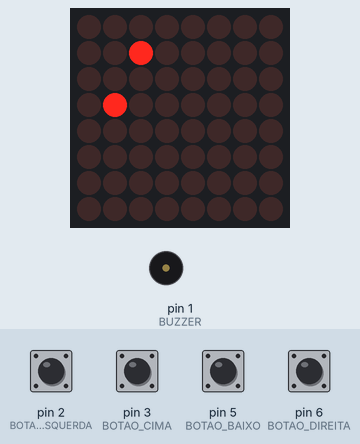
A program run on a simulated Arduino Uno, built with avr-gcc and run on an emulated ATmega328P. On the bench: 8×8 LED matrix, buzzer (waves = sounding, pin HIGH). The test bench sets the inputs (shaded band); at power-on: pin 2 (BOTAO_ESQUERDA), pin 3 (BOTAO_CIMA), pin 5 (BOTAO_BAIXO), pin 6 (BOTAO_DIREITA) HIGH. Random numbers use the default seed unless the program sets one.

Above: at 1.2 s.
1.3 s: pin 3 (BOTAO_CIMA) pulled LOW for 0.15 s
At 1.62 s:
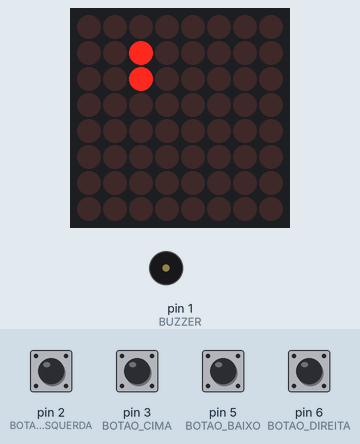
2.0 s: pin 2 (BOTAO_ESQUERDA) pulled LOW for 0.15 s
At 2.12 s:
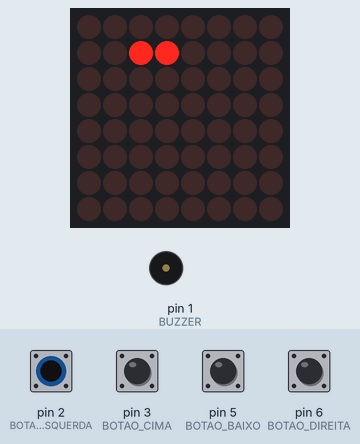
2.7 s: pin 5 (BOTAO_BAIXO) pulled LOW for 0.15 s
At 2.87 s:
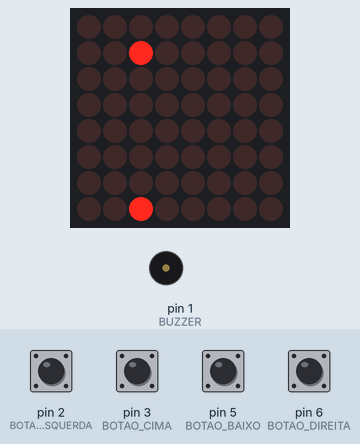
3.4 s: pin 6 (BOTAO_DIREITA) pulled LOW for 0.15 s
At 3.62 s:
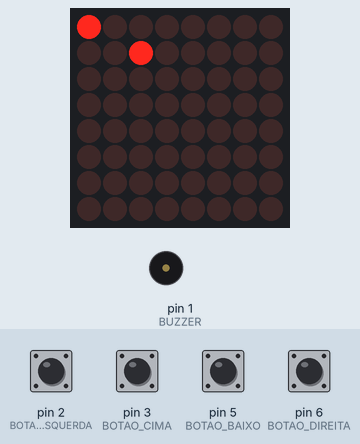
4.1 s: pin 3 (BOTAO_CIMA) pulled LOW for 1 s
At 4.37 s:
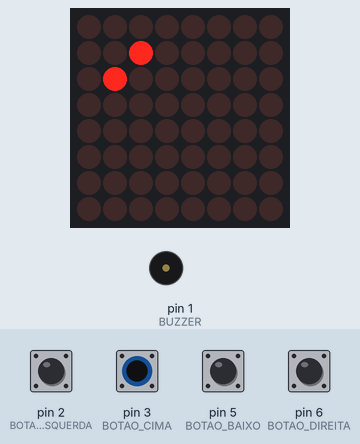
5.7 s: pin 2 (BOTAO_ESQUERDA) pulled LOW for 1 s
At 5.87 s:
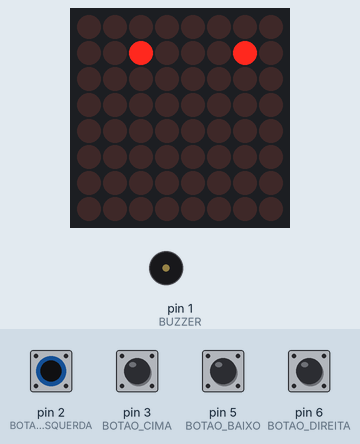
Timing chart, 0 to 8.3 s (numbered marks = the images above; inputs shaded):
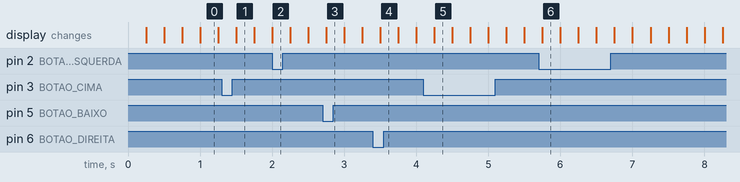

The program:

main.cpp
```cpp
#include <Arduino.h>
#include <LedControl.h>

/*
    Código fonte de: Giovani Frigo e Jackson Renato
    Técnico em Informática 2015
*/

//#define MATRIX_VCC 13
//#define MATRIX_GND 12
#define MATRIX_DIN 7
#define MATRIX_CS 8
#define MATRIX_CLK 9
#define MATRIX_QUANT 1
#define TAMANHO_X 8
#define TAMANHO_Y 8
#define BOTAO_CIMA 3
#define BOTAO_BAIXO 5
#define BOTAO_ESQUERDA 2
#define BOTAO_DIREITA 6
#define BUZZER 1
#define VELOCIDADE 250L
#define FIM_JOGO_PISCADAS 6
#define TEMPO_DESATIVAR_BUZZER 20

struct PosicaoCorpo {
    bool aceso;
    byte posX;
    byte posY;
};

struct PosicaoComida {
    bool aceso;
    byte posX;
    byte posY;
};

enum DirecaoMovimento {
    ESQUERDA,
    CIMA,
    DIREITA,
    BAIXO
};

//Controle do mundo
PosicaoCorpo posicoesSnake[TAMANHO_X * TAMANHO_Y];
byte tamanhoCorpo = 0;
PosicaoComida posicaoComida;
DirecaoMovimento direcaoMovimentoAtual;
DirecaoMovimento direcaoMovimentoAlterar;

bool fimJogo = false;
bool fimJogoAceso = true;
int piscadasFimJogo = 0;

//Controle botões e velocidade
unsigned long ultimoPasso = 0;
unsigned long tempoBuzzerAtivado = 0;
bool botaoBaixo = false;
bool botaoCima = false;
bool botaoEsquerda = false;
bool botaoDireita = false;
bool buzzerAtivo = true;

//Controle led
LedControl ledControl(MATRIX_DIN, MATRIX_CLK, MATRIX_CS, MATRIX_QUANT);

void gerarComida() {
    byte x, y;
    bool encontrado;

    do {
        encontrado = false;

        x = random(0, TAMANHO_X);
        y = random(0, TAMANHO_Y);

        for (int i = 0; i < tamanhoCorpo; i++) {
            if (posicoesSnake[i].posX == x && posicoesSnake[i].posY == y) {
                encontrado = true;
            }
        }
    } while (encontrado);

    posicaoComida.posX = x;
    posicaoComida.posY = y;
    posicaoComida.aceso = true;
}

void ativarBuzzer() {
    digitalWrite(BUZZER, HIGH);
    buzzerAtivo = true;

    tempoBuzzerAtivado = millis();
}

void reset() {
    ledControl.shutdown(0, false);
    ledControl.setIntensity(0, 3);
    ledControl.clearDisplay(0);

    tamanhoCorpo = 0;
    fimJogo = false;
    fimJogoAceso = true;
    piscadasFimJogo = 0;

    posicoesSnake[tamanhoCorpo].posX = random(0, TAMANHO_X);
    posicoesSnake[tamanhoCorpo].posY = random(0, TAMANHO_Y);
    posicoesSnake[tamanhoCorpo++].aceso = true;
    direcaoMovimentoAtual = ESQUERDA;
    direcaoMovimentoAlterar = ESQUERDA;

    gerarComida();
}

void setup() {
    //pinMode(MATRIX_VCC, OUTPUT);
    //pinMode(MATRIX_GND, OUTPUT);
    pinMode(MATRIX_DIN, OUTPUT);
    pinMode(MATRIX_CS, OUTPUT);
    pinMode(MATRIX_CLK, OUTPUT);
    pinMode(BOTAO_CIMA, INPUT_PULLUP);
    pinMode(BOTAO_BAIXO, INPUT_PULLUP);
    pinMode(BOTAO_ESQUERDA, INPUT_PULLUP);
    pinMode(BOTAO_DIREITA, INPUT_PULLUP);
    pinMode(BUZZER, OUTPUT);

    //digitalWrite(MATRIX_VCC, HIGH);
    //digitalWrite(MATRIX_GND, LOW);

    reset();
}

void loop() {
    if ((ultimoPasso + VELOCIDADE) <= millis()) {
        if (!fimJogo) {
            byte proximoX = posicoesSnake[0].posX;
            byte proximoY = posicoesSnake[0].posY;

            if (direcaoMovimentoAlterar != direcaoMovimentoAtual) {
                direcaoMovimentoAtual = direcaoMovimentoAlterar;
            }

            if (direcaoMovimentoAtual== ESQUERDA) {
                if (proximoX == 0) {
                    proximoX = TAMANHO_X - 1;
                }

                else {
                    proximoX--;
                }
            }

            else if (direcaoMovimentoAtual == CIMA) {
                if (proximoY == (TAMANHO_Y - 1)) {
                    proximoY = 0;
                }

                else {
                    proximoY++;
                }
            }

            else if (direcaoMovimentoAtual == DIREITA) {
                if (proximoX == (TAMANHO_X - 1)) {
                    proximoX = 0;
                }

                else {
                    proximoX++;
                }
            }

            else if (direcaoMovimentoAtual == BAIXO) {
                if (proximoY == 0) {
                    proximoY = TAMANHO_Y - 1;
                }

                else {
                    proximoY--;
                }
            }

            if (!fimJogo) {
                bool crescer = false;

                if (proximoX == posicaoComida.posX && proximoY == posicaoComida.posY) {
                    crescer = true;

                    ativarBuzzer();
                }

                if (tamanhoCorpo > 1) {
                    byte ultimoX = posicoesSnake[0].posX, ultimoY = posicoesSnake[0].posY;
                    byte ultimoXLoop, ultimoYLoop;

                    posicoesSnake[0].posX = proximoX;
                    posicoesSnake[0].posY = proximoY;

                    for (int i = 1; i < tamanhoCorpo; i++) {
                        ultimoXLoop = posicoesSnake[i].posX;
                        ultimoYLoop = posicoesSnake[i].posY;

                        posicoesSnake[i].posX = ultimoX;
                        posicoesSnake[i].posY = ultimoY;

                        ultimoX = ultimoXLoop;
                        ultimoY = ultimoYLoop;
                    }

                    if (crescer) {
                        posicoesSnake[tamanhoCorpo].posX = ultimoX;
                        posicoesSnake[tamanhoCorpo].posY = ultimoY;
                        posicoesSnake[tamanhoCorpo++].aceso = true;

                        gerarComida();
                    }
                }

                else {
                    if (crescer) {
                        posicoesSnake[tamanhoCorpo].posX = posicoesSnake[0].posX;
                        posicoesSnake[tamanhoCorpo].posY = posicoesSnake[0].posY;
                        posicoesSnake[tamanhoCorpo++].aceso = true;

                        gerarComida();
                    }

                    posicoesSnake[0].posX = proximoX;
                    posicoesSnake[0].posY = proximoY;
                }

                ledControl.clearDisplay(0);

                ledControl.setLed(0, posicaoComida.posX, posicaoComida.posY, posicaoComida.aceso);

                for (int i = 0; i < tamanhoCorpo; i++) {
                    ledControl.setLed(0, posicoesSnake[i].posX, posicoesSnake[i].posY, posicoesSnake[i].aceso);

                    if (i != 0 && posicoesSnake[0].posX == posicoesSnake[i].posX && posicoesSnake[0].posY == posicoesSnake[i].posY) {
                        fimJogo = true;
                    }
                }

                if (tamanhoCorpo == (TAMANHO_X * TAMANHO_Y)) {
                    fimJogo = true;
                }
            }
        }

        else {
            if (piscadasFimJogo <= FIM_JOGO_PISCADAS) {
                for (int i = 0; i < tamanhoCorpo; i++) {
                    ledControl.setLed(0, posicoesSnake[i].posX, posicoesSnake[i].posY, (piscadasFimJogo % 2 == 0));
                }

                piscadasFimJogo++;
            }

            else {
                reset();
            }
        }

        ultimoPasso = millis();
    }

    if (!digitalRead(BOTAO_CIMA)) {
        if (!botaoCima) {
            if (direcaoMovimentoAtual != BAIXO) {
                direcaoMovimentoAlterar = CIMA;
            }

            botaoCima = true;
        }
    }

    else if (botaoCima) {
        botaoCima = false;
    }

    if (!digitalRead(BOTAO_BAIXO)) {
        if (!botaoBaixo) {
            if (direcaoMovimentoAtual != CIMA) {
                direcaoMovimentoAlterar = BAIXO;
            }

            botaoBaixo = true;
        }
    }

    else if (botaoBaixo) {
        botaoBaixo = false;
    }

    if (!digitalRead(BOTAO_ESQUERDA)) {
        if (!botaoEsquerda) {
            if (direcaoMovimentoAtual != DIREITA) {
                direcaoMovimentoAlterar = ESQUERDA;
            }

            botaoEsquerda = true;
        }
    }

    else if (botaoEsquerda) {
        botaoEsquerda = false;
    }

    if (!digitalRead(BOTAO_DIREITA)) {
        if (!botaoDireita) {
            if (direcaoMovimentoAtual != ESQUERDA) {
                direcaoMovimentoAlterar = DIREITA;
            }

            botaoDireita = true;
        }
    }

    else if (botaoDireita) {
        botaoDireita = false;
    }

    if (buzzerAtivo && millis() >= (tempoBuzzerAtivado + TEMPO_DESATIVAR_BUZZER)) {
        digitalWrite(BUZZER, LOW);

        buzzerAtivo = false;
        tempoBuzzerAtivado = 0;
    }
}
```
